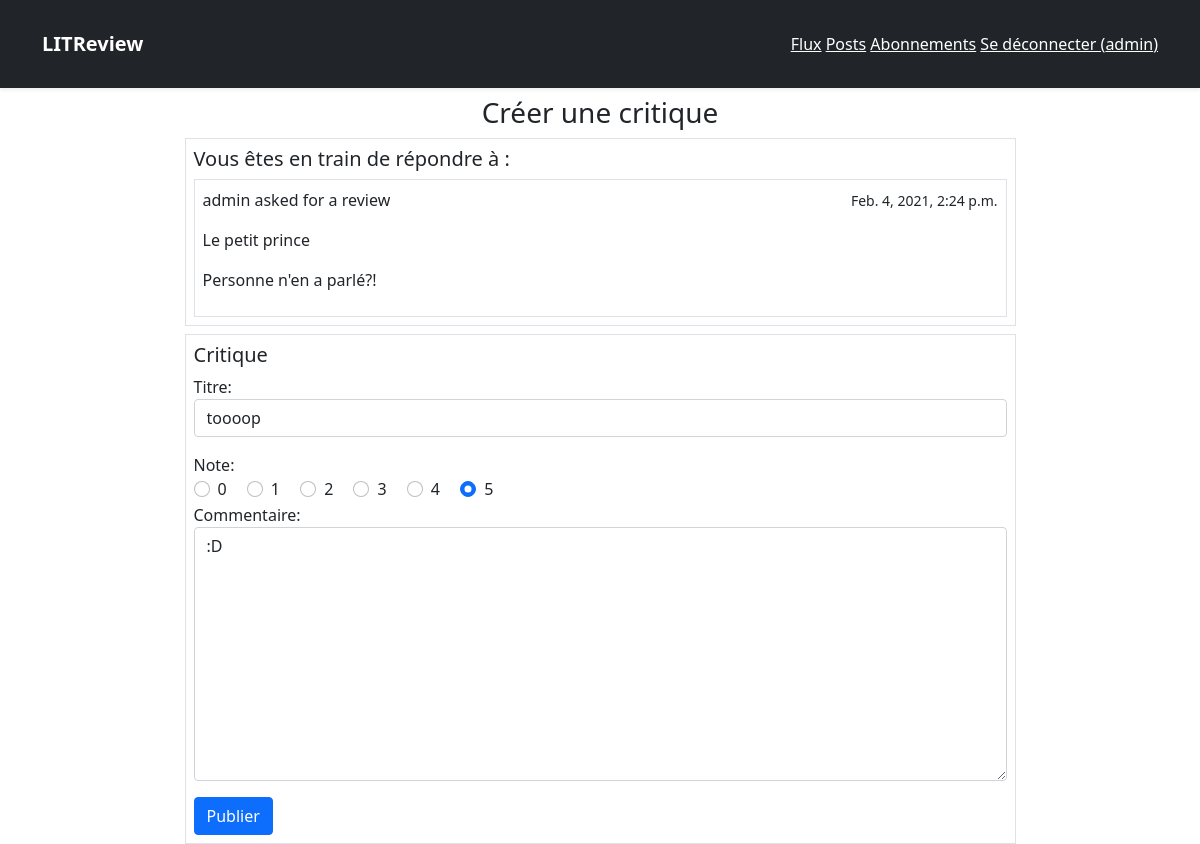
The page /reviews/14/review/ (signed in) on the database as committed earlier.
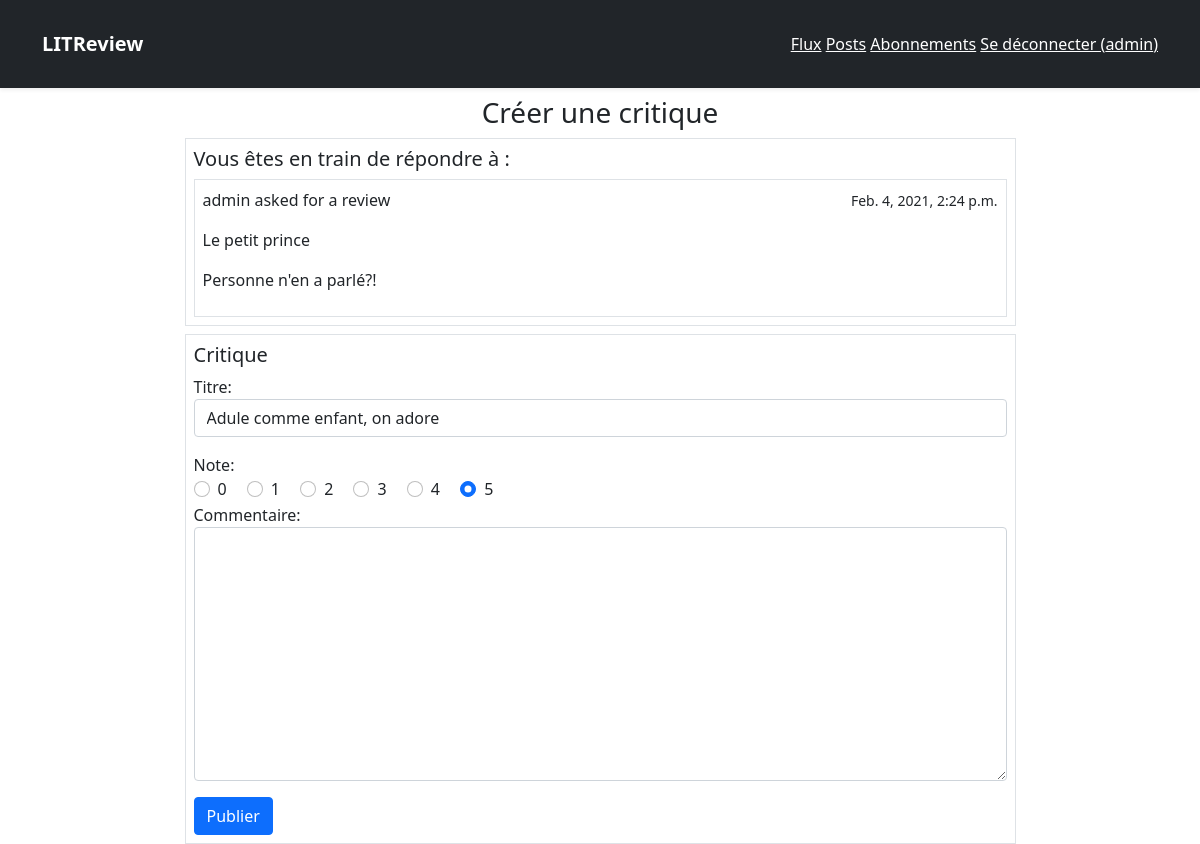
The same page on the database as committed later.
### reviews/models.py (models this page shows)
class Review(models.Model):
    ticket = models.ForeignKey(Ticket, on_delete=models.CASCADE)
    rating = models.PositiveSmallIntegerField(
        validators=[MinValueValidator(0), MaxValueValidator(5)])
    user = models.ForeignKey(settings.AUTH_USER_MODEL,
                             on_delete=models.CASCADE)
    headline = models.CharField(max_length=128)
    body = models.TextField(max_length=8192, blank=True)
    time_created = models.DateTimeField(auto_now_add=True)

### reviews/views.py (the view)
# urls.py: path('<int:ticket_id>/review/', views.review_ticket, name='reviewticket'),
@login_required
def review_ticket(request, ticket_id):
    ticket = get_object_or_404(Ticket, pk=ticket_id)
    user_review = ticket.review_set.filter(user_id=request.user.id)
    if user_review:
        review = user_review[0]
    else:
        review = None
    if request.method == 'POST':
        form = ReviewForm(request.POST, instance=review)
        if form.is_valid():
            review = form.save(commit=False)
            review.rating = request.POST['rating']
            review.user = request.user
            review.ticket = ticket
            review.save()
            return redirect('reviews:feed')
    else:
        form = ReviewForm(instance=review)
    return render(request, 'reviews/reviewticket.html', {
        'ticket': ticket,
        'form': form,
        'max_rate': range(6),
        'review': review,
    })

### reviews/forms.py
class ReviewForm(forms.ModelForm):
    class Meta:
        model = Review
        fields = ['headline', 'body']
        labels = {
            'headline': 'Titre',
            'body': 'Commentaire'
        }
        widgets = {
            'headline': forms.TextInput(attrs={'class': 'form-control'}),
            'body': forms.Textarea(attrs={'class': 'form-control'}),
        }

### reviews/templates/reviews/reviewticket.html (shortened to what this page needs)
{% extends 'base.html' %}
{% block content %}
<h3 class="text-center">Créer une critique</h3>
<div class="row justify-content-center">
    <div class="col-9">
        <div class="border p-2">
            <div class="align-center">
                <h5>Vous êtes en train de répondre à :</h5>
            </div>
            <div class="border p-2 d-flex">
                <div class="d-block">
                    <p>{{ ticket.user }} asked for a review</p>
                    <p>{{ ticket.title }}</p>
                    <p>{{ ticket.description }}</p>
                </div>
                <span class="ms-auto"><small>{{ ticket.time_created}}</small></span>
            </div>
        </div>
        <div class="border mt-2 p-2">
            <h5>
                Critique
            </h5>
            <form action="{% url 'reviews:reviewticket' ticket.id%}" method="POST">
                <div>
                    <p>
                        {{ form.headline.label_tag }}
                        {{ form.headline }}
                    </p>
                    <span>Note:</span>
                    <div>
                        {% for i in max_rate %}
                        <div class="form-check form-check-inline">
                            <input class="form-check-input" type="radio" name="rating" id="inlineRadio{{ i }}"
                                value="{{ i }}" {% if review.rating == i %} checked {% endif %}>
                            <label class="form-check-label" for="inlineRadio{{i}}">{{ i }}</label>
                        </div>
                        {% endfor %}
                    </div>
                    <p>
                        {{ form.body.label_tag }}
                        {{ form.body }}
                    </p>
                </div>
                <input type="submit" value="Publier" class="btn btn-primary"/>
            </form>
        </div>
    </div>
    {% endblock content %}

Rows that differ between the two databases and show on the page:
changed Review: headline "toooop" → "Adule comme enfant, on adore"; body ":D" → (not shown)
